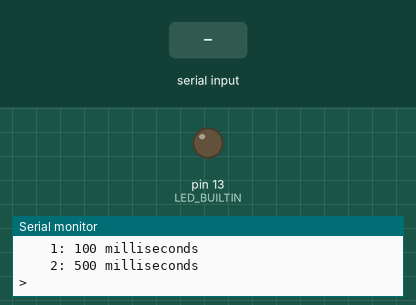
Bench run of a sketch on a simulated Arduino Uno, built with avr-gcc and run on an emulated ATmega328P. Parts: output pins drawn as LEDs (lit = HIGH), the last lines printed to the serial monitor. Dashed ring = blinking. The test bench sets the inputs (shaded band).

Above: at 0.9 s.
1.0 s: "1\n" received over Serial
At 1.25 s:
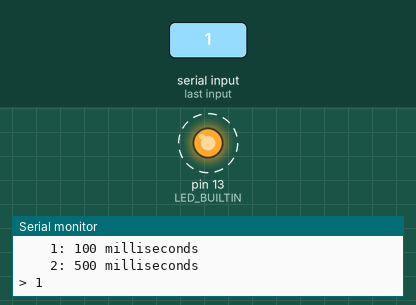
Timing chart, 0 to 10.0 s (numbered marks = the images above; inputs shaded):
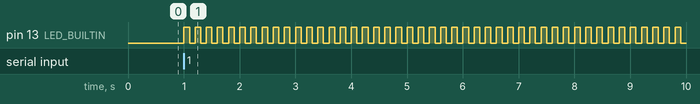

Measured:
- after the input at 1.0 s, pin 13 (LED_BUILTIN): alternates HIGH for 0.10 s and LOW for 0.10 s, starting at once

The sketch:

hello-arduino.ino
```cpp
int ledToggleTime;

void setup() {
  /* Initialize digital pin LED_BUILTIN as an output. */
  pinMode(LED_BUILTIN, OUTPUT);

  /* Configure serial port for 9600 bits/second. */
  Serial.begin(9600);

  /* Output program info and its menu. */
  Serial.println("|**************************************|");
  Serial.println("|**        Serial port demo          **|");
  Serial.println("|**************************************|");
  Serial.println("");
  Serial.println("  Enter LED toggle time:");
  Serial.println("");
  Serial.println("    1: 100 milliseconds");
  Serial.println("    2: 500 milliseconds");
  Serial.println("");
  Serial.print("> ");

  /* Obtain user input. */
  bool entryValid = false;
  while (!entryValid) {
    /* Wait for reception of new data from the serial port. */
    while(!Serial.available()) {
      ;
    }
    /* Read out the received data as an integer value. */
    int option = Serial.parseInt();
    /* Process received menu option. */
    switch(option) {
      case 1:
        Serial.println(option);
        ledToggleTime = 100;
        entryValid = true;
        break;
      case 2:
        Serial.println(option);
        ledToggleTime = 500;
        entryValid = true;
        break;
    }
  }
}

void loop() {
  /* Toggle the LED with the selected time. */
  digitalWrite(LED_BUILTIN, HIGH);
  delay(ledToggleTime);
  digitalWrite(LED_BUILTIN, LOW);
  delay(ledToggleTime);
}
```
